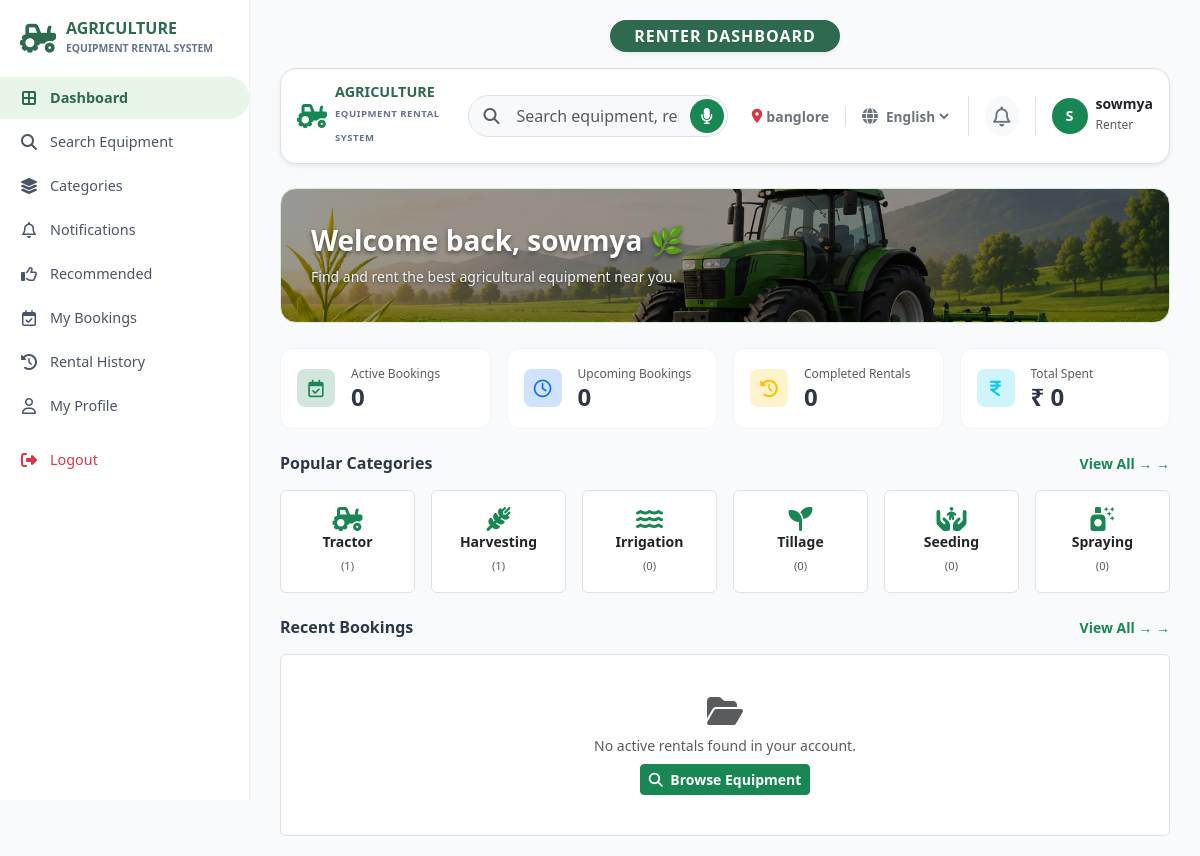
/renter_dashboard.php (signed in), run on the app's committed database.
### tables this page shows
CREATE TABLE `users` (
  `user_id` int(11) NOT NULL,
  `full_name` varchar(100) NOT NULL,
  `email` varchar(100) NOT NULL,
  `phone` varchar(15) NOT NULL,
  `password` varchar(255) NOT NULL,
  `role` enum('renter','lender') NOT NULL,
  `security_question` varchar(255) DEFAULT NULL,
  `security_answer` varchar(255) DEFAULT NULL,
  `address` varchar(255) DEFAULT NULL,
  `profile_pic` varchar(255) DEFAULT 'default_avatar.png',
  `reset_otp` varchar(6) DEFAULT NULL,
  `otp_expires_at` datetime DEFAULT NULL,
  `otp_code` varchar(6) DEFAULT NULL,
  `otp_expiry` datetime DEFAULT NULL
);

CREATE TABLE `categories` (
  `category_id` int(11) NOT NULL,
  `category_name` varchar(50) NOT NULL,
  `description` text DEFAULT NULL,
  `image` varchar(255) DEFAULT NULL,
  `icon_class` varchar(50) DEFAULT 'fa-tractor'
);

### includes/lang.php (called while the page is built, shortened)
<?php
$current_lang = $_SESSION['lang'] ?? 'en';
function __($key) {
    global $translations, $current_lang;
    return $translations[$current_lang][$key] ?? $translations['en'][$key] ?? $key;
}
?>

### renter_dashboard.php (the view, shortened to what this page needs)
<?php
require_once 'includes/lang.php';
$user_id = mysqli_real_escape_string($conn, $_SESSION['user_id']);
$user_query = "SELECT full_name, email, COALESCE(address, 'Not Specified') AS address, COALESCE(city, '') AS city, COALESCE(district, '') AS district, COALESCE(state, '') AS state FROM users WHERE user_id = '$user_id'";
$user_res = mysqli_query($conn, $user_query);
$user_info = mysqli_fetch_assoc($user_res);
function dashboard_category_label($category_name) {
    $key = strtolower(trim($category_name));
    $category_keys = [
        'tractor' => 'tractor',
        'harvesting' => 'harvesting',
        'irrigation' => 'irrigation',
        'tillage' => 'tillage',
        'seeding' => 'seeding',
        'spraying' => 'spraying'
    ];
    if (isset($category_keys[$key])) {
        $translated = __($category_keys[$key]);
        return ($translated !== $category_keys[$key]) ? $translated : $category_name;
    }
    return $category_name;
}
$active_sql = "SELECT COUNT(*) AS total FROM bookings WHERE renter_id = '$user_id' AND status IN ('confirmed', 'active')";
$active_res = mysqli_query($conn, $active_sql);
$active_count = ($active_res) ? mysqli_fetch_assoc($active_res)['total'] : 0;
$upcoming_sql = "SELECT COUNT(*) AS total FROM bookings WHERE renter_id = '$user_id' AND status = 'pending'";
$upcoming_res = mysqli_query($conn, $upcoming_sql);
$upcoming_count = ($upcoming_res) ? mysqli_fetch_assoc($upcoming_res)['total'] : 0;
$completed_sql = "SELECT COUNT(*) AS total FROM bookings WHERE renter_id = '$user_id' AND status = 'completed'";
$completed_res = mysqli_query($conn, $completed_sql);
$completed_count = ($completed_res) ? mysqli_fetch_assoc($completed_res)['total'] : 0;
$spent_sql = "SELECT SUM(total_amount) AS total FROM bookings WHERE renter_id = '$user_id' AND status = 'completed'";
$spent_res = mysqli_query($conn, $spent_sql);
$spent_val = mysqli_fetch_assoc($spent_res)['total'];
$total_spent = ($spent_val) ? number_format($spent_val, 0) : '0';
$cat_query = "SELECT category_id, category_name, icon_class FROM categories LIMIT 6";
$cat_res = mysqli_query($conn, $cat_query);
$recent_query = "SELECT b.*, e.title AS equipment_name
                 FROM bookings b
                 JOIN equipment e ON b.equipment_id = e.equipment_id
                 WHERE b.renter_id = '$user_id'
                 ORDER BY b.booking_id DESC LIMIT 5";
$recent_res = mysqli_query($conn, $recent_query);
?>
<!DOCTYPE html>
<html lang="<?= $current_lang; ?>">
<head>
    <link href="https://cdn.jsdelivr.net/npm/bootstrap@5.3.2/dist/css/bootstrap.min.css" rel="stylesheet">
    <link rel="stylesheet" href="https://cdnjs.cloudflare.com/ajax/libs/font-awesome/6.4.2/css/all.min.css">
</head>
<body>
    <?php include 'renter_sidebar.php'; ?>
    <div class="main-wrapper">
        <div class="text-center mb-3">
            <span class="badge bg-success text-white px-4 py-2 rounded-pill fs-6 fw-bold shadow-sm" style="background-color: #2d6a4f !important; letter-spacing: 1px;">
                <?= strtoupper(__('renter_dashboard')); ?>
            </span>
        </div>
        <div class="top-navbar bg-white p-3 rounded-4 shadow-sm border d-flex align-items-center justify-content-between mb-4">
            <div class="d-flex align-items-center gap-3">
                <div class="brand-logo d-flex align-items-center gap-2">
                    <i class="fa-solid fa-tractor text-success fa-xl"></i>
                    <div>
                        <strong style="color: #2d6a4f; display: block; line-height: 1; font-size: 0.9rem;">AGRICULTURE</strong>
                        <span style="font-size: 0.6rem; color: #64748b; font-weight: 700; letter-spacing: 0.5px;">EQUIPMENT RENTAL SYSTEM</span>
                    </div>
                </div>
            </div>
            <form action="search_equipment.php" method="GET" id="searchForm" class="flex-grow-1 mx-4" style="max-width: 450px;">
                <div class="position-relative d-flex align-items-center">
                    <i class="fa-solid fa-magnifying-glass position-absolute start-0 ms-3 text-muted"></i>
                    <input type="text" name="q" id="searchInput" class="form-control rounded-pill ps-5 pe-5 border bg-light"
                           placeholder="<?= __('search_placeholder'); ?>" style="height: 42px;">
                    <button type="button" id="micBtn" onclick="startVoiceSearch()"
                            class="btn btn-success rounded-circle position-absolute end-0 me-1 d-flex align-items-center justify-content-center"
                            style="width: 34px; height: 34px; border: none;" title="Click to speak">
                        <i class="fa-solid fa-microphone text-white" id="micIcon"></i>
                    </button>
                </div>
            </form>
            <div class="d-flex align-items-center gap-3">
                <div class="small text-secondary fw-semibold d-none d-lg-flex align-items-center gap-1">
                    <i class="fa-solid fa-location-dot text-danger"></i>
                    <span><?= htmlspecialchars($user_info['address'] ?? 'Devanahalli, Bengaluru Rural'); ?></span>
                </div>
                <div class="d-flex align-items-center gap-1 border-start ps-3">
                    <i class="fa-solid fa-globe text-secondary"></i>
                    <select class="lang-select border-0 bg-transparent fw-semibold text-secondary small"
                            onchange="window.location.href='renter_dashboard.php?lang=' + this.value;">
                        <option value="en" <?= ($current_lang === 'en') ? 'selected' : ''; ?>>English</option>
                    </select>
                </div>
                <div class="border-start ps-3">
                    <a href="notifications.php?lang=<?= urlencode($current_lang); ?>"
                       class="btn btn-light border-0 position-relative p-2 rounded-circle"
                       title="<?= htmlspecialchars(__('notifications')); ?>">
                        <i class="fa-regular fa-bell text-secondary fa-lg"></i>
                    </a>
                </div>
                <a href="profile.php" class="d-flex align-items-center gap-2 border-start ps-3 text-decoration-none text-dark" title="<?= htmlspecialchars(__('my_profile')); ?>">
                    <div class="bg-success text-white rounded-circle d-flex align-items-center justify-content-center fw-bold"
                         style="width: 36px; height: 36px; font-size: 0.9rem;">
                        <?= strtoupper(substr($user_info['full_name'] ?? 'P', 0, 1)); ?>
                    </div>
                    <div class="d-none d-sm-block">
                        <div class="fw-bold small lh-1">
                            <?= htmlspecialchars($user_info['full_name'] ?? 'Pragathi'); ?>
                        </div>
                        <span class="text-muted" style="font-size: 0.75rem;">
                            <?= htmlspecialchars(__('renter_role')); ?>
                        </span>
                    </div>
                </a>
            </div>
        </div>
        <div class="welcome-banner">
            <div style="max-width: 100%;">
                <h3 class="fw-bold mb-2">
                    <?= __('welcome_back'); ?>, <?= htmlspecialchars($user_info['full_name'] ?? 'User'); ?> 🌿
                </h3>
                <p class="mb-0 small">
                    <?= __('find_and_rent'); ?>
                </p>
            </div>
        </div>
        <div class="row g-3 mb-4">
            <div class="col-md-3">
                <div class="stat-card d-flex align-items-center gap-3">
                    <div class="stat-icon-wrapper bg-success-subtle text-success">
                        <i class="fa-regular fa-calendar-check"></i>
                    </div>
                    <div>
                        <div class="text-muted" style="font-size: 0.75rem;">
                            <?= __('active_bookings'); ?>
                        </div>
                        <h4 class="fw-bold mb-0">
                            <?= $active_count; ?>
                        </h4>
                    </div>
                </div>
            </div>
            <div class="col-md-3">
                <div class="stat-card d-flex align-items-center gap-3">
                    <div class="stat-icon-wrapper bg-primary-subtle text-primary">
                        <i class="fa-regular fa-clock"></i>
                    </div>
                    <div>
                        <div class="text-muted" style="font-size: 0.75rem;">
                            <?= __('upcoming_bookings'); ?>
                        </div>
                        <h4 class="fw-bold mb-0">
                            <?= $upcoming_count; ?>
                        </h4>
                    </div>
                </div>
            </div>
            <div class="col-md-3">
                <div class="stat-card d-flex align-items-center gap-3">
                    <div class="stat-icon-wrapper bg-warning-subtle text-warning">
                        <i class="fa-solid fa-history"></i>
                    </div>
                    <div>
                        <div class="text-muted" style="font-size: 0.75rem;">
                            <?= __('completed_rentals'); ?>
                        </div>
                        <h4 class="fw-bold mb-0">
                            <?= $completed_count; ?>
                        </h4>
                    </div>
                </div>
            </div>
            <div class="col-md-3">
                <div class="stat-card d-flex align-items-center gap-3">
                    <div class="stat-icon-wrapper bg-info-subtle text-info">
                        <i class="fa-solid fa-indian-rupee-sign"></i>
                    </div>
                    <div>
                        <div class="text-muted" style="font-size: 0.75rem;">
                            <?= __('total_spent'); ?>
                        </div>
                        <h4 class="fw-bold mb-0">
                            ₹ <?= $total_spent; ?>
                        </h4>
                    </div>
                </div>
            </div>
        </div>
        <div class="d-flex justify-content-between align-items-center mb-3">
            <h6 class="fw-bold mb-0">
                <?= __('popular_categories'); ?>
            </h6>
            <a href="categories.php" class="text-success small text-decoration-none fw-semibold">
                <?= __('view_all'); ?> →
            </a>
        </div>
        <div class="row g-3 mb-4">
            <?php if ($cat_res && mysqli_num_rows($cat_res) > 0): ?>
                <?php while ($cat = mysqli_fetch_assoc($cat_res)): ?>
                    <?php
                        $cat_name = dashboard_category_label($cat['category_name']);
                        $q_equip = "SELECT COUNT(*) AS total
                                    FROM equipment
                                    WHERE category_id = " . (int)$cat['category_id'];
                        $res_equip = mysqli_query($conn, $q_equip);
                        $row_equip = mysqli_fetch_assoc($res_equip);
                        $total_equipment_count = $row_equip['total'] ?? 0;
                    ?>
                    <div class="col-md-2 col-4">
                        <a href="category_items.php?category_id=<?= (int)$cat['category_id']; ?>" class="text-decoration-none text-dark d-block h-100">
                            <div class="bg-white border rounded p-3 text-center h-100 cat-box">
                                <i class="<?= $cat['icon_class'] ?: 'fa-solid fa-gears'; ?> text-success fa-xl mb-2"></i>
                                <div class="fw-bold small">
                                    <?= htmlspecialchars($cat_name); ?>
                                </div>
                                <span class="text-muted" style="font-size: 0.7rem;">
                                    (<?= (int)$total_equipment_count; ?>)
                                </span>
                            </div>
                        </a>
                    </div>
                <?php endwhile; ?>
            <?php endif; ?>
        </div>
        <div class="d-flex justify-content-between align-items-center mb-3">
            <h6 class="fw-bold mb-0">
                <?= __('recent_bookings'); ?>
            </h6>
            <a href="my_bookings.php" class="text-success small text-decoration-none fw-semibold">
                <?= __('view_all'); ?> →
            </a>
        </div>
        <div class="bg-white rounded border p-3">
            <?php if ($recent_res && mysqli_num_rows($recent_res) > 0): ?>
                <table class="table align-middle small mb-0">
                    <thead class="table-light">
                        <tr>
                            <th><?= htmlspecialchars(__('table_col_equipment')); ?></th>
                            <th><?= htmlspecialchars(__('booking_id')); ?></th>
                            <th><?= htmlspecialchars(__('from_to')); ?></th>
                            <th><?= htmlspecialchars(__('table_col_status')); ?></th>
                            <th><?= htmlspecialchars(__('amount')); ?></th>
                        </tr>
                    </thead>
                    <tbody>
                        <?php while ($row = mysqli_fetch_assoc($recent_res)): ?>
                            <tr>
                                <td>
                                    <strong>
                                        <?= htmlspecialchars($row['equipment_name']); ?>
                                    </strong>
                                </td>
                                <td>
                                    BK<?= $row['booking_id']; ?>
                                </td>
                                <td>
                                    <?= $row['start_date']; ?> - <?= $row['end_date']; ?>
                                </td>
                                <td>
                                    <span class="badge bg-<?= ($row['status'] == 'confirmed') ? 'success' : (($row['status'] == 'pending') ? 'warning' : 'secondary'); ?>">
                                        <?= htmlspecialchars(dashboard_status_label($row['status'])); ?>
                                    </span>
                                </td>
                                <td>
                                    ₹ <?= number_format($row['total_amount']); ?>
                                </td>
                            </tr>
                        <?php endwhile; ?>
                    </tbody>
                </table>
            <?php else: ?>
                <div class="text-center py-4">
                    <i class="fa-solid fa-folder-open text-muted fa-2x mb-2"></i>
                    <p class="text-muted small mb-2">
                        <?= __('no_active_rentals'); ?>
                    </p>
                    <a href="search_equipment.php" class="btn btn-sm btn-success fw-semibold">
                        <i class="fa-solid fa-magnifying-glass me-1"></i>
                        <?= __('browse_equipment'); ?>
                    </a>
                </div>
            <?php endif; ?>
        </div>
    </div>
</body>
</html>

### data on the page
users: full_name "S", full_name "sowmya"
categories: category_name "Tractor", total_equipment_count "1"
categories: category_name "Harvesting", total_equipment_count "1"
categories: category_name "Irrigation", total_equipment_count "0"
categories: category_name "Tillage", total_equipment_count "0"
categories: category_name "Seeding", total_equipment_count "0"
categories: category_name "Spraying", total_equipment_count "0"

### other printed values
__('brand_main') "AGRICULTURE"
__('brand_sub') "EQUIPMENT RENTAL SYSTEM"
__('dashboard') "Dashboard"
__('search_equipment') "Search Equipment"
__('categories') "Categories"
__('notifications') "Notifications"
__('recommended') "Recommended"
__('my_bookings') "My Bookings"
__('rental_history') "Rental History"
__('my_profile') "My Profile"
__('logout') "Logout"
__('renter_dashboard') "RENTER DASHBOARD"
$user_info['address'] "banglore"
__('renter_role') "Renter"
__('welcome_back') "Welcome back"
